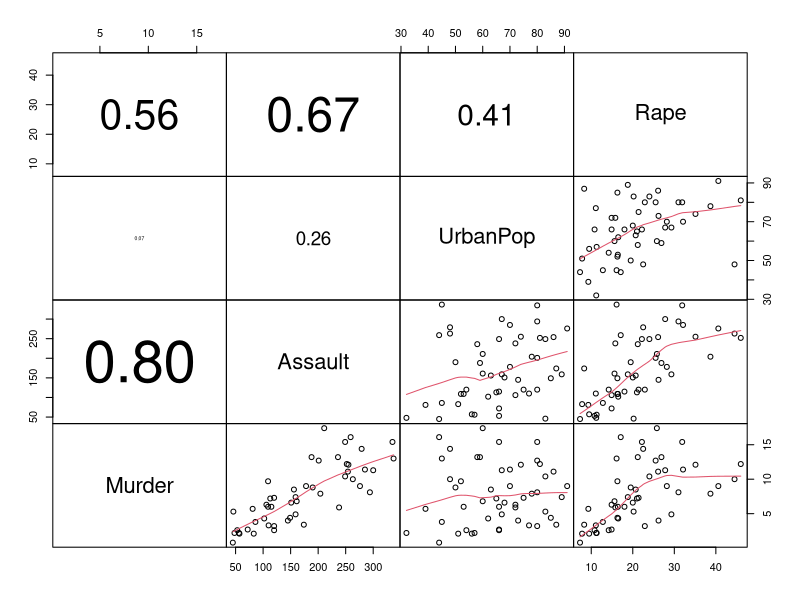
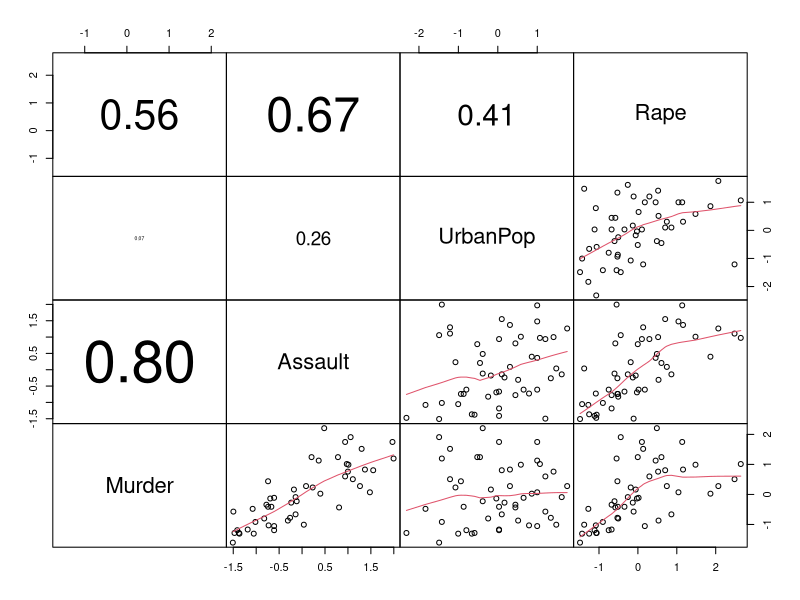
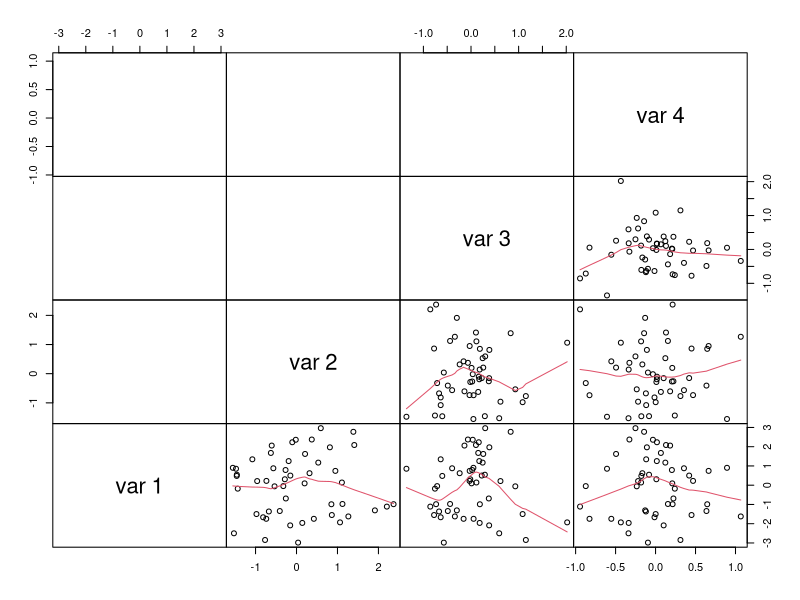
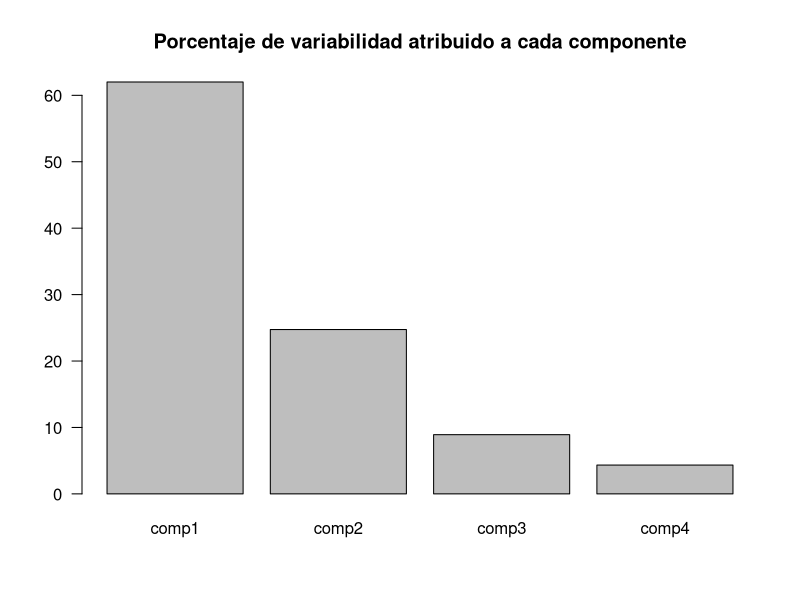

Here is the R script that generated these plots, in order:
## ---- chunk 1
head(USArrests)
## ---- chunk 2
dim(USArrests)
## ---- chunk 3
names(USArrests)
## ---- chunk 4
# Tomado de la ayuda de pairs()
panel.hist <- function(x, ...)
{
    usr <- par("usr"); on.exit(par(usr))
    par(usr = c(usr[1:2], 0, 1.5) )
    h <- hist(x, plot = FALSE)
    breaks <- h$breaks; nB <- length(breaks)
    y <- h$counts; y <- y/max(y)
    rect(breaks[-nB], 0, breaks[-1], y, col = "cyan", ...)
}
panel.cor <- function(x, y, digits = 2, prefix = "", cex.cor, ...)
{
    usr <- par("usr"); on.exit(par(usr))
    par(usr = c(0, 1, 0, 1))
    r <- abs(cor(x, y))
    txt <- format(c(r, 0.123456789), digits = digits)[1]
    txt <- paste0(prefix, txt)
    if(missing(cex.cor)) cex.cor <- 0.8/strwidth(txt)
    text(0.5, 0.5, txt, cex = cex.cor * r)
}
pairs(USArrests, lower.panel = panel.smooth, upper.panel = panel.cor,
      gap=0, row1attop=FALSE)
## ---- chunk 5
# Centrado y escalado de los datos: se resta la media y se divide por la desviación estándar.
datos_centrados<-scale(USArrests,center = TRUE,scale = TRUE)
# Misma gráfica anterior pero con los datos escalados:
pairs(datos_centrados, lower.panel = panel.smooth, upper.panel = panel.cor,
      gap=0, row1attop=FALSE)
## ---- chunk 6
print("Media:")
(media<-attr(datos_centrados,"scaled:center"))
print("Desviación estándar:")
(desv_est<-attr(datos_centrados,"scaled:scale"))
## ---- chunk 7
(Sigma<-cov(datos_centrados))
## ---- chunk 8
descomp_espectr<-eigen(Sigma)
lambdas<-descomp_espectr$values
D<-descomp_espectr$vectors
## ---- chunk 9
lambdas
## ---- chunk 10
D
## ---- chunk 11
datos_proyectados<-t(t(D)%*%t(datos_centrados))
# datos_proyectados<-datos_centrados%*%D # Esto es una pista
## ---- chunk 12
pairs(datos_proyectados, lower.panel = panel.smooth, upper.panel = panel.cor,
      gap=0, row1attop=FALSE)
## ---- chunk 13
porcentaje_exp<-(lambdas)/sum(lambdas)*100
barplot(porcentaje_exp,names.arg=paste0("comp",1:4),las=1)
title(main="Porcentaje de variabilidad atribuido a cada componente")
## ---- chunk 14
datos_proyectados[,1:2]
## ---- chunk 15
D_red<-D[,1:2]
lambdas_red<-lambdas[1:2]
(datos_reducidos<-datos_centrados%*%D_red) # Esto es igual a datos_proyectados[,1:2]
## ---- chunk 16
Sigma_rec<-D_red%*%diag(lambdas_red)%*%t(D_red)
print(Sigma_rec)
## ---- chunk 17
datos_reconstruidos_esc_cent<-datos_reducidos%*%t(D_red)
## ---- chunk 18
datos_reconstruidos_cent<-scale(datos_reconstruidos_esc_cent,center =FALSE,scale = 1/desv_est)
datos_reconstruidos<-scale(datos_reconstruidos_cent,center =(-media),scale = FALSE)
datos_reconstruidos<-as.data.frame(datos_reconstruidos)
datos_reconstruidos
